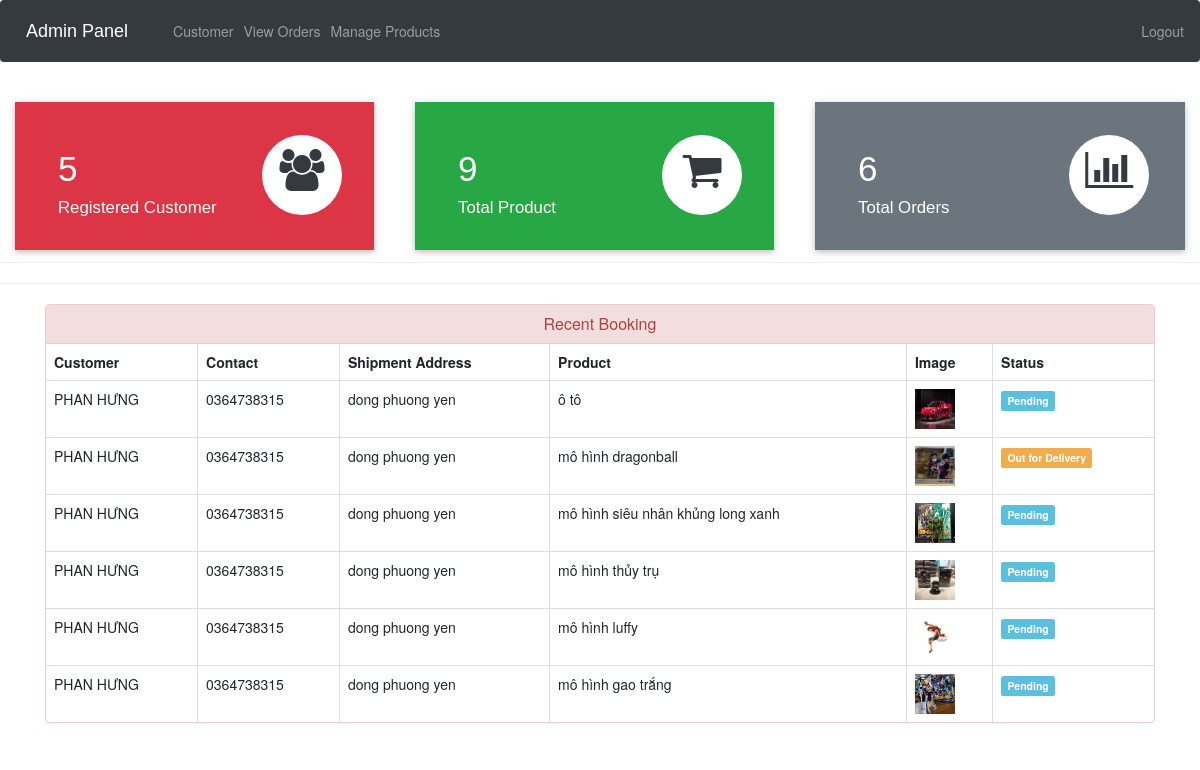
/admin-dashboard (signed in), run on the app's committed database.
### ecom/models.py (models this page shows, shortened)
class Customer(models.Model):
    user=models.OneToOneField(User,on_delete=models.CASCADE)
    profile_pic= models.ImageField(upload_to='profile_pic/CustomerProfilePic/',null=True,blank=True)
    address = models.CharField(max_length=40)
    mobile = models.CharField(max_length=20,null=False)
    @property
    def get_name(self):
        return self.user.first_name+" "+self.user.last_name

class Orders(models.Model):
    STATUS =(
        ('Pending','Pending'),
        ('Order Confirmed','Order Confirmed'),
        ('Out for Delivery','Out for Delivery'),
        ('Delivered','Delivered'),
    )
    customer=models.ForeignKey('Customer', on_delete=models.CASCADE,null=True)
    product=models.ForeignKey('Product',on_delete=models.CASCADE,null=True)
    email = models.CharField(max_length=50,null=True)
    address = models.CharField(max_length=500,null=True)
    mobile = models.CharField(max_length=20,null=True)
    order_date= models.DateField(auto_now_add=True,null=True)
    status=models.CharField(max_length=50,null=True,choices=STATUS)

class Product(models.Model):
    name=models.CharField(max_length=40)
    product_image= models.ImageField(upload_to='product_image/',null=True,blank=True)
    price = models.PositiveIntegerField()
    description=models.CharField(max_length=40)

### ecom/views.py (the view)
# urls.py: path('admin-dashboard', views.admin_dashboard_view,name='admin-dashboard'),
@login_required(login_url='adminlogin')
def admin_dashboard_view(request):
    customercount = models.Customer.objects.all().count()
    productcount = models.Product.objects.all().count()
    ordercount = models.Orders.objects.all().count()
    orders = models.Orders.objects.all()
    ordered_products = []
    ordered_bys = []
    for order in orders:
        ordered_product = models.Product.objects.all().filter(id=order.product.id)
        ordered_by = models.Customer.objects.all().filter(id=order.customer.id)
        ordered_products.append(ordered_product)
        ordered_bys.append(ordered_by)
    mydict = {
        'customercount': customercount,
        'productcount': productcount,
        'ordercount': ordercount,
        'data': zip(ordered_products, ordered_bys, orders),
    }
    return render(request, 'ecom/admin_dashboard.html', context=mydict)

### templates/ecom/admin_dashboard.html
{% extends 'ecom/admin_base.html' %}
{% load static %}
{% block content %}
<br>
{%include 'ecom/admin_dashboard_cards.html'%}
<br><br><br><br><br>
<hr><hr>
<div class="container" >
    <div class="panel panel-danger" >
      <div class="panel-heading" style="text-align:center;">
        <h6 class="panel-title">Recent Booking</h6>
      </div>
      <table class="table table-hover table-bordered" id="dev-table">
        <thead>
          <tr>
            <th>Customer</th>
            <th>Contact</th>
            <th>Shipment Address</th>
            <th>Product</th>
            <th>Image</th>
            <th>Status</th>
          </tr>
        </thead>
        {% for product,customer,order in data %}
        <tr>
          {% for c in customer %}
          <td> {{c.get_name}}</td>
          <td>{{c.mobile}}</td>
          <td>{{order.address}}</td>
          {% endfor %}
          {% for p in product %}
          <td> {{p.name}}</td>
          <td> <img src="{% static p.product_image.url %}" alt="Profile Pic" height="40px" width="40px" /></td>
          {% if order.status == 'Pending'%}
          <td> <span class="label label-info">{{order.status}}</span></td>
          {% elif order.status == 'Delivered' %}
          <td> <span class="label label-success">{{order.status}}</span></td>
          {% elif order.status == 'Out for Delivery' %}
          <td> <span class="label label-warning">{{order.status}}</span></td>
          {%else%}
            <td> <span class="label label-primary">{{order.status}}</span></td>
          {%endif%}
          {% endfor %}
        </tr>
        {% endfor %}
      </table>
  </div>
</div>
{% endblock content %}

### data on the page
Orders: address "dong phuong yen", status "Pending"
Customer: get_name "PHAN HƯNG", mobile "0364738315"
Product: name "ô tô", product_image (picture)
Orders: address "dong phuong yen", status "Out for Delivery"
Product: name "mô hình dragonball", product_image (picture)
Orders: address "dong phuong yen", status "Pending"
Product: name "mô hình siêu nhân khủng long xanh", product_image (picture)
Orders: address "dong phuong yen", status "Pending"
Product: name "mô hình thủy trụ", product_image (picture)
Orders: address "dong phuong yen", status "Pending"
Product: name "mô hình luffy", product_image (picture)
Orders: address "dong phuong yen", status "Pending"
Product: name "mô hình gao trắng", product_image (picture)

### other printed values
{{ customercount }} "5"
{{ productcount }} "9"
{{ ordercount }} "6"
